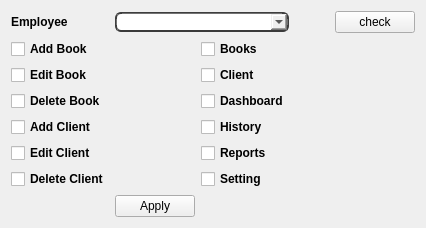
              <widget class="QWidget" name="tab_70">
               <attribute name="title">
                <string>Add User Promision</string>
               </attribute>
               <layout class="QGridLayout" name="gridLayout_23">
                <item row="3" column="0">
                 <widget class="QCheckBox" name="checkBox_3">
                  <property name="font">
                   <font>
                    <family>MS Shell Dlg 2</family>
                    <weight>75</weight>
                    <bold>true</bold>
                   </font>
                  </property>
                  <property name="text">
                   <string>Delete Book</string>
                  </property>
                 </widget>
                </item>
                <item row="0" column="4">
                 <spacer name="horizontalSpacer_30">
                  <property name="orientation">
                   <enum>Qt::Horizontal</enum>
                  </property>
                  <property name="sizeType">
                   <enum>QSizePolicy::Preferred</enum>
                  </property>
                  <property name="sizeHint" stdset="0">
                   <size>
                    <width>40</width>
                    <height>20</height>
                   </size>
                  </property>
                 </spacer>
                </item>
                <item row="5" column="2">
                 <widget class="QCheckBox" name="checkBox_11">
                  <property name="font">
                   <font>
                    <family>MS Shell Dlg 2</family>
                    <weight>75</weight>
                    <bold>true</bold>
                   </font>
                  </property>
                  <property name="text">
                   <string>Reports</string>
                  </property>
                 </widget>
                </item>
                <item row="4" column="0">
                 <widget class="QCheckBox" name="checkBox_4">
                  <property name="font">
                   <font>
                    <family>MS Shell Dlg 2</family>
                    <weight>75</weight>
                    <bold>true</bold>
                   </font>
                  </property>
                  <property name="text">
                   <string>Add Client</string>
                  </property>
                 </widget>
                </item>
                <item row="6" column="0">
                 <widget class="QCheckBox" name="checkBox_6">
                  <property name="font">
                   <font>
                    <family>MS Shell Dlg 2</family>
                    <weight>75</weight>
                    <bold>true</bold>
                   </font>
                  </property>
                  <property name="text">
                   <string>Delete Client</string>
                  </property>
                 </widget>
                </item>
                <item row="0" column="0">
                 <widget class="QLabel" name="label_67">
                  <property name="sizePolicy">
                   <sizepolicy hsizetype="Maximum" vsizetype="Preferred">
                    <horstretch>0</horstretch>
                    <verstretch>0</verstretch>
                   </sizepolicy>
                  </property>
                  <property name="font">
                   <font>
                    <family>MS Shell Dlg 2</family>
                    <weight>75</weight>
                    <bold>true</bold>
                   </font>
                  </property>
                  <property name="text">
                   <string>Employee</string>
                  </property>
                 </widget>
                </item>
                <item row="2" column="0">
                 <widget class="QCheckBox" name="checkBox_2">
                  <property name="font">
                   <font>
                    <family>MS Shell Dlg 2</family>
                    <weight>75</weight>
                    <bold>true</bold>
                   </font>
                  </property>
                  <property name="text">
                   <string>Edit Book</string>
                  </property>
                 </widget>
                </item>
                <item row="3" column="2">
                 <widget class="QCheckBox" name="checkBox_9">
                  <property name="font">
                   <font>
                    <family>MS Shell Dlg 2</family>
                    <weight>75</weight>
                    <bold>true</bold>
                   </font>
                  </property>
                  <property name="text">
                   <string>Dashboard</string>
                  </property>
                 </widget>
                </item>
                <item row="4" column="2">
                 <widget class="QCheckBox" name="checkBox_10">
                  <property name="font">
                   <font>
                    <family>MS Shell Dlg 2</family>
                    <weight>75</weight>
                    <bold>true</bold>
                   </font>
                  </property>
                  <property name="text">
                   <string>History</string>
                  </property>
                 </widget>
                </item>
                <item row="2" column="2">
                 <widget class="QCheckBox" name="checkBox_8">
                  <property name="font">
                   <font>
                    <family>MS Shell Dlg 2</family>
                    <weight>75</weight>
                    <bold>true</bold>
                   </font>
                  </property>
                  <property name="text">
                   <string>Client</string>
                  </property>
                 </widget>
                </item>
                <item row="1" column="2">
                 <widget class="QCheckBox" name="checkBox_7">
                  <property name="font">
                   <font>
                    <family>MS Shell Dlg 2</family>
                    <weight>75</weight>
                    <bold>true</bold>
                   </font>
                  </property>
                  <property name="styleSheet">
                   <string notr="true"/>
                  </property>
                  <property name="text">
                   <string>Books</string>
                  </property>
                 </widget>
                </item>
                <item row="1" column="0">
                 <widget class="QCheckBox" name="checkBox">
                  <property name="font">
                   <font>
                    <family>MS Shell Dlg 2</family>
                    <weight>75</weight>
                    <bold>true</bold>
                   </font>
                  </property>
                  <property name="styleSheet">
                   <string notr="true"/>
                  </property>
                  <property name="text">
                   <string>Add Book</string>
                  </property>
                 </widget>
                </item>
                <item row="5" column="0">
                 <widget class="QCheckBox" name="checkBox_5">
                  <property name="font">
                   <font>
                    <family>MS Shell Dlg 2</family>
                    <weight>75</weight>
                    <bold>true</bold>
                   </font>
                  </property>
                  <property name="text">
                   <string>Edit Client</string>
                  </property>
                 </widget>
                </item>
                <item row="6" column="2">
                 <widget class="QCheckBox" name="checkBox_23">
                  <property name="font">
                   <font>
                    <family>MS Shell Dlg 2</family>
                    <weight>75</weight>
                    <bold>true</bold>
                   </font>
                  </property>
                  <property name="text">
                   <string>Setting</string>
                  </property>
                 </widget>
                </item>
                <item row="0" column="5">
                 <widget class="QPushButton" name="pushButton_66">
                  <property name="font">
                   <font>
                    <family>MS Shell Dlg 2</family>
                    <weight>50</weight>
                    <bold>false</bold>
                   </font>
                  </property>
                  <property name="text">
                   <string>check</string>
                  </property>
                 </widget>
                </item>
                <item row="1" column="1">
                 <spacer name="horizontalSpacer_31">
                  <property name="orientation">
                   <enum>Qt::Horizontal</enum>
                  </property>
                  <property name="sizeType">
                   <enum>QSizePolicy::Preferred</enum>
                  </property>
                  <property name="sizeHint" stdset="0">
                   <size>
                    <width>40</width>
                    <height>20</height>
                   </size>
                  </property>
                 </spacer>
                </item>
                <item row="0" column="1" colspan="2">
                 <widget class="QComboBox" name="comboBox_33">
                  <property name="sizePolicy">
                   <sizepolicy hsizetype="Minimum" vsizetype="Fixed">
                    <horstretch>0</horstretch>
                    <verstretch>0</verstretch>
                   </sizepolicy>
                  </property>
                  <property name="styleSheet">
                   <string notr="true">border-style: outset;
	border-width: 2px;
	border-top-color: qlineargradient(spread:pad, x1:0.5, y1:0.6, x2:0.5, y2:0.4, stop:0 rgba(115, 115, 115, 255), stop:1 rgba(62, 62, 62, 255));
	border-right-color: qlineargradient(spread:pad, x1:0.4, y1:0.5, x2:0.6, y2:0.5, stop:0 rgba(115, 115, 115, 255), stop:1 rgba(62, 62, 62, 255));
	border-left-color: qlineargradient(spread:pad, x1:0.6, y1:0.5, x2:0.4, y2:0.5, stop:0 rgba(115, 115, 115, 255), stop:1 rgba(62, 62, 62, 255));
	border-bottom-color: rgb(58, 58, 58);
	border-bottom-width: 1px;
	border-style: solid;
	border-width: 2px; border-radius: 6px;
	
padding: 0 8px;
</string>
                  </property>
                 </widget>
                </item>
                <item row="7" column="1">
                 <widget class="QPushButton" name="pushButton_67">
                  <property name="font">
                   <font>
                    <family>MS Shell Dlg 2</family>
                    <weight>50</weight>
                    <bold>false</bold>
                   </font>
                  </property>
                  <property name="text">
                   <string>Apply</string>
                  </property>
                 </widget>
                </item>
               </layout>
              </widget>
